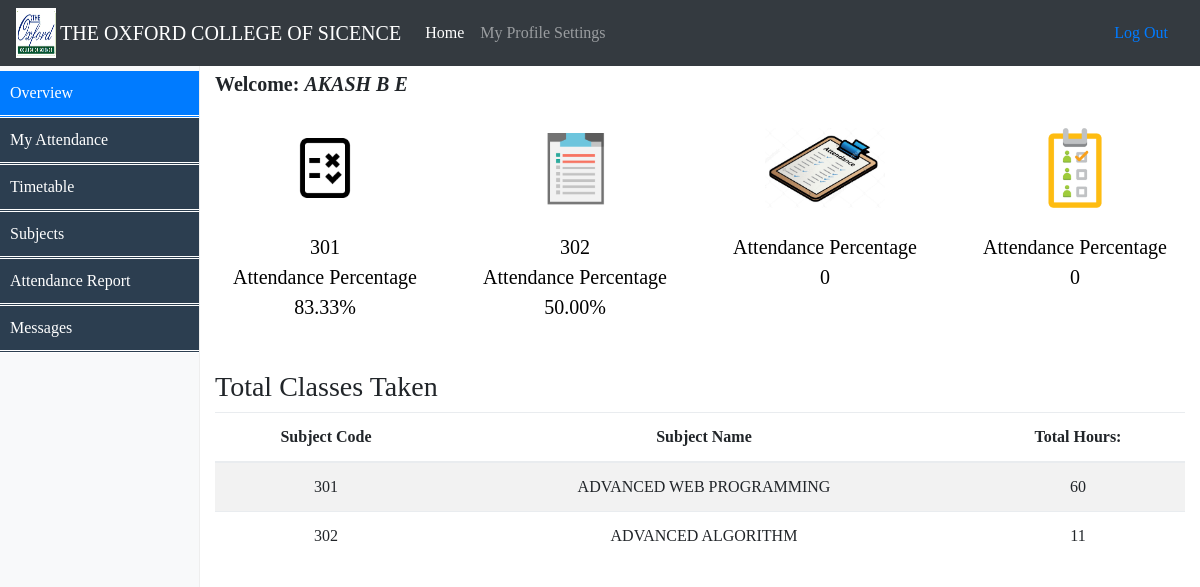
Page /Student/StudentProfile.php (signed in) on the committed database.
### tables this page shows
CREATE TABLE IF NOT EXISTS `student` (
  `stud_id` varchar(50) NOT NULL,
  `stud_name` varchar(50) NOT NULL,
  `course_id` int(11) NOT NULL,
  `sem_no` int(11) DEFAULT NULL,
  `dob` varchar(50) DEFAULT NULL,
  `address` varchar(200) DEFAULT NULL,
  `email_id` varchar(50) NOT NULL,
  `Phone_no` bigint(30) NOT NULL,
  PRIMARY KEY (`stud_id`,`course_id`) USING BTREE,
  KEY `stud_id` (`stud_id`) USING BTREE,
  KEY `student_ibfk_1` (`course_id`),
  KEY `stud_id_2` (`stud_id`,`course_id`) USING BTREE
);

CREATE TABLE IF NOT EXISTS `attendance` (
  `attd_date` varchar(30) NOT NULL,
  `Last_Date` varchar(30) NOT NULL,
  `stud_id` varchar(50) NOT NULL,
  `Absent_Count` float NOT NULL,
  `Present_Count` float DEFAULT '0',
  `Total_Classes` float DEFAULT NULL,
  `dept_name` varchar(20) DEFAULT NULL,
  `course_id` int(11) DEFAULT NULL,
  `sub_id` int(11) NOT NULL,
  `fact_id` int(11) DEFAULT '0',
  PRIMARY KEY (`stud_id`,`sub_id`) USING BTREE,
  KEY `stud_id` (`stud_id`),
  KEY `course_id` (`course_id`),
  KEY `sub_id` (`sub_id`),
  KEY `fact_id` (`fact_id`),
  KEY `dept_name` (`dept_name`)
);

CREATE TABLE IF NOT EXISTS `enroll` (
  `stud_id` varchar(50) NOT NULL,
  `course_id` int(11) DEFAULT NULL,
  `sub_id` int(11) NOT NULL,
  PRIMARY KEY (`stud_id`,`sub_id`),
  KEY `enroll_ibfk_2` (`course_id`),
  KEY `enroll_ibfk_4` (`sub_id`)
);

### Student/session.php (called while the page is built, shortened)
<?php
$connection = mysqli_connect("localhost", "root", "");
$user_check=$_SESSION['login_user'];
$ses_sql=mysqli_query($connection,"select username from logindetails where username='$user_check'");
$row = mysqli_fetch_assoc($ses_sql);
$login_session =$row['username'];
?>

### Student/StudentProfile.php (the view, shortened to what this page needs)
<!doctype html>
<?php
include('session.php');
?>
<html lang="en">
  <head>
	<link href="Assests/dropdown.css" rel="stylesheet">
	<link href="Assests/menu.css" rel="stylesheet">
    <link href="Assests/css/bootstrap.min.css" rel="stylesheet">
    <link href="Assests/css/dashboard.css" rel="stylesheet">
  </head>
  <body style="font-family:Verdana;font-size:16px;">
    <header>
      <nav class="navbar navbar-expand-md navbar-dark fixed-top bg-dark">
	  	<img src="collegelogo.png" alt="attendance" style="width:40px;height:50px;" align="left">&nbsp;
        <a class="navbar-brand" href="">THE OXFORD COLLEGE OF SICENCE</a>
        <div class="collapse navbar-collapse" id="navbarsExampleDefault" style="font-size:10;">
          <ul class="navbar-nav mr-auto">
            <li class="nav-item active">
              <a class="nav-link" href="StudentProfile.php">Home <span class="sr-only">(current)</span></a>
            </li>
            <li class="nav-item">
			  <li class="dropdown">
				<a class="nav-link" href="javascript:void(0)" class="dropbtn">My Profile Settings</a>
			  </li>
            </li>
          </ul>
          <form class="form-inline mt-2 mt-md-0">
             <a class="nav-link" href="logout.php">Log Out</a>
          </form>
        </div>
      </nav>
    </header>
<div class="container-fluid">
      <div class="row">
		  <nav class="col-sm-3 col-md-2 d-none d-sm-block bg-light sidebar">
				<ul class="mainmenu nav nav-pills flex-column">
					<li class="nav-item">
						  <a class="nav-link active" href="#">Overview <span class="sr-only">(current)</span></a>
					 </li>
					<li class="nav-item"><a class="nav-link"href="Stud_AttendanceView.php">My Attendance</a></li>
					<li class="nav-item"><a class="nav-link"href="ViewTimetable.html">Timetable</a></li>
					<li class="nav-item"><a class="nav-link"href="Enroll.html">Subjects</a></li>
					<li><a href="SemesterReport.php">Attendance Report</a></li>
					<li><a href="stud_notify.php">Messages</a></li>
				</ul>
			</nav>
        <main role="main" class="col-sm-9 ml-sm-auto col-md-10 pt-3">
			<?php
			$login=$login_session;
			$stud="select stud_id,course_id from logindetails where username='$login'";
			$s=mysqli_query($connection,$stud);
			$row3 = mysqli_fetch_assoc($s);
			$stud_id=$row3['stud_id'];
			$course_id=$row3['course_id'];
			$que="select stud_name from student where stud_id='$stud_id' and course_id='$course_id'";
			$res=mysqli_query($connection,$que);
			$row=mysqli_fetch_assoc($res);
			$name=$row['stud_name'];
			?>
			<h5><b id="welcome">Welcome: <i><?php echo $name ?></i></b></h5>
          <section class="row text-center placeholders">
            <div class="col-6 col-sm-3 placeholder">
			<div class="DataImage">
				<img src="Assests/images/2.png" alt="attendance" style="width:80px;">
				<?php $login=$login_session;
				$fact="select stud_id,course_id from logindetails where username='$login'";
				$s=mysqli_query($connection,$fact);
				$row3 = mysqli_fetch_assoc($s);
				$stud_id=$row3['stud_id'];
				$course_id=$row3['course_id'];
			  $total="select Sub_id from attendance where stud_id=$stud_id and course_id='$course_id'";
			  $que=mysqli_query($connection,$total);
			  $num=mysqli_num_rows($que);
				  $i=0;
				while($row=mysqli_fetch_assoc($que)){
					$i=$i+1;
					$pos[$i]=$row['Sub_id'];
				}
				if($num>=1){
				for($i=1;$i<=1;$i++){
				    $sub=$pos[$i];
					echo "<br>";
					echo $sub;
				}
			  $total="select Total_Classes,Present_Count  from attendance where stud_id=$stud_id and course_id='$course_id' and sub_id='$sub'";
			  $que=mysqli_query($connection,$total);
			  $row4 = mysqli_fetch_assoc($que);
			  $total=$row4['Total_Classes'];
			  $present=$row4['Present_Count'];
			  echo"<br>Attendance Percentage<br>";
			  $per=(($present/$total)*100);
			  echo number_format("$per",2)."%<br>";
			  }
				else{
					 echo"<br>Attendance Percentage<br>";
					 echo "0";
				}
			  ?>
            </div>
			</div>
            <div class="col-6 col-sm-3 placeholder">
			<div class="DataImage">
				<img src="Assests/images/5.png" alt="attendance" style="width:80px;">
				<?php $login=$login_session;
				$fact="select stud_id,course_id from logindetails where username='$login'";
				$s=mysqli_query($connection,$fact);
				$row3 = mysqli_fetch_assoc($s);
				$stud_id=$row3['stud_id'];
				$course_id=$row3['course_id'];
			  $total="select Sub_id from attendance where stud_id=$stud_id and course_id='$course_id'";
			  $que=mysqli_query($connection,$total);
			  $num=mysqli_num_rows($que);
				$i=0;
				while($row=mysqli_fetch_assoc($que)){
					$i=$i+1;
					$pos[$i]=$row['Sub_id'];
				}
				if($num>=2){
				for($i=2;$i<=2;$i++){
				    $sub=$pos[$i];
					echo "<br>";
					echo $sub;
				}
			  $total="select Total_Classes,Present_Count  from attendance where stud_id=$stud_id and course_id='$course_id' and sub_id='$sub'";
			  $que=mysqli_query($connection,$total);
			  $row4 = mysqli_fetch_assoc($que);
			  $total=$row4['Total_Classes'];
			  $present=$row4['Present_Count'];
			  echo"<br>Attendance Percentage<br>";
			  $per=(($present/$total)*100);
			  echo number_format("$per",2)."%<br>";
			  }
				else{
					 echo"<br>Attendance Percentage<br>";
					 echo "0";
				}
			  ?>
            </div>
			</div>
            <div class="col-6 col-sm-3 placeholder">
			<div class="DataImage">
				<img src="Assests/images/6.jpg" alt="attendance" style="width:120px;">
				<?php $login=$login_session;
				$fact="select stud_id,course_id from logindetails where username='$login'";
				$s=mysqli_query($connection,$fact);
				$row3 = mysqli_fetch_assoc($s);
				$stud_id=$row3['stud_id'];
				$course_id=$row3['course_id'];
			  $total="select Sub_id from attendance where stud_id=$stud_id and course_id='$course_id'";
			  $que=mysqli_query($connection,$total);
			  $num=mysqli_num_rows($que);
				$i=0;
				while($row=mysqli_fetch_assoc($que)){
					$i=$i+1;
					$pos[$i]=$row['Sub_id'];
				}
				if($num>=3){
				for($i=3;$i<=3;$i++){
				    $sub=$pos[$i];
					echo "<br>";
					echo $sub;
				}
			  $total="select Total_Classes,Present_Count  from attendance where stud_id=$stud_id and course_id='$course_id' and sub_id='$sub'";
			  $que=mysqli_query($connection,$total);
			  $row4 = mysqli_fetch_assoc($que);
			  $total=$row4['Total_Classes'];
			  $present=$row4['Present_Count'];
			  echo"<br>Attendance Percentage<br>";
			  $per=(($present/$total)*100);
			  echo number_format("$per",2)."%<br>";
			  }
				else{
					 echo"<br>Attendance Percentage<br>";
					 echo "0";
				}
			  ?>
            </div>
			</div>
            <div class="col-6 col-sm-3 placeholder">
			<div class="DataImage">
				<img src="Assests/images/7.png" alt="attendance" style="width:80px;">
			  <?php $login=$login_session;
				$fact="select stud_id,course_id from logindetails where username='$login'";
				$s=mysqli_query($connection,$fact);
				$row3 = mysqli_fetch_assoc($s);
				$stud_id=$row3['stud_id'];
				$course_id=$row3['course_id'];
			  $total="select Sub_id from attendance where stud_id=$stud_id and course_id='$course_id'";
			  $que=mysqli_query($connection,$total);
			  $num=mysqli_num_rows($que);
				$i=0;
				while($row=mysqli_fetch_assoc($que)){
					$i=$i+1;
					$pos[$i]=$row['Sub_id'];
				}
				if($num>=4){
				for($i=4;$i<=4;$i++){
				    $sub=$pos[$i];
					echo "<br>";
					echo $sub;
				}
			  $total="select Total_Classes,Present_Count  from attendance where stud_id=$stud_id and course_id='$course_id' and sub_id='$sub'";
			  $que=mysqli_query($connection,$total);
			  $row4 = mysqli_fetch_assoc($que);
			  $total=$row4['Total_Classes'];
			  $present=$row4['Present_Count'];
			  echo"<br>Attendance Percentage<br>";
			  $per=(($present/$total)*100);
			  echo number_format("$per",2)."%<br>";
			  }
				else{
					 echo"<br>Attendance Percentage<br>";
					 echo "0";
				}
			  ?>
            </div>
			</div>
          </section>
          <h3>Total Classes Taken</h3>
          <div class="table-responsive">
            <table class="table table-striped">
              <thead>
                <tr align="center">
                  <th>Subject Code</th>
                  <th>Subject Name</th>
				  <th>Total Hours:</th>
				</tr>
              </thead>
              <tbody align="center">
                <?php
				$login=$login_session;
				$fact="select stud_id,course_id from logindetails where username='$login'";
				$s=mysqli_query($connection,$fact);
				$row3 = mysqli_fetch_assoc($s);
				$stud_id=$row3['stud_id'];
				$course_id=$row3['course_id'];
			  	$query="select distinct(e.sub_id),sum(a.Total_Classes) as Total_Classes,s.sub_name  from attendance a,enroll e,subjects s where s.sub_id=e.sub_id and e.course_id='$course_id' and e.stud_id='$stud_id' and a.sub_id=e.sub_id group by e.sub_id";
				$result=mysqli_query($connection,$query);
				while($row=mysqli_fetch_assoc($result)){
					echo "
						<tr>
						<td>$row[sub_id]</td>
						<td>$row[sub_name]</td>
						<td>$row[Total_Classes]</td>
						</tr>";
				}
				?>
              </tbody>
            </table>
          </div>
        </main>
      </div>
    </div>
  </body>
</html>

### Student/Assests/menu.css (style rules this page uses)
.mainmenu, .submenu { list-style-type: circle; padding: 0; margin: 0; }
.mainmenu a { display: block; background-color: #2c3e50; text-decoration: none; padding: 10px; color: white; border-bottom: double; }
.DataImage { position: relative; text-align: center; color: black; font-size:20px; }

### Student/Assests/css/dashboard.css (style rules this page uses)
body { padding-top: 3.5rem; }
.sidebar { position: fixed; top: 51px; bottom: 0; left: 0; z-index: 1000; padding: 20px 0; overflow-x: hidden; overflow-y: auto; border-right: 1px solid #eee; }
.sidebar .nav { margin-bottom: 20px; }
.sidebar .nav-item { width: 100%; }
.sidebar .nav-item + .nav-item { margin-left: 0; }
.sidebar .nav-link { border-radius: 0; }
.placeholders { padding-bottom: 3rem; }
.placeholder img { padding-top: 1.5rem; padding-bottom: 1.5rem; }

### rows in the picture
student: stud_name "AKASH B E"
attendance: Present_Count+Total_Classes "83.33"
attendance: Present_Count+Total_Classes "50.00"
enroll: sub "301", row "ADVANCED WEB PROGRAMMING", row "60"
enroll: sub "302", row "ADVANCED ALGORITHM", row "11"

### other values in the picture
$sub "301"
$sub "302"
